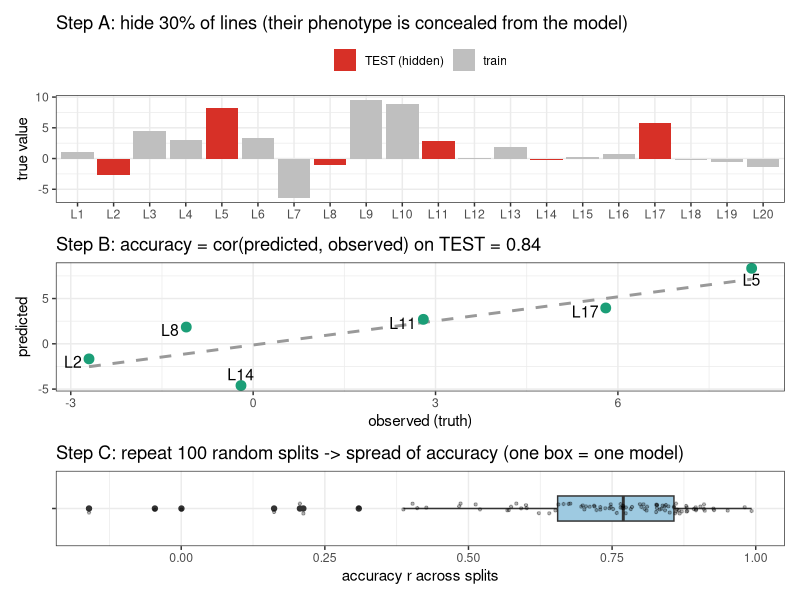

The R script that drew this image:
#!/usr/bin/env Rscript
# Toy for Lesson 13: hide a test set, predict it, correlate -> accuracy; repeat -> distribution.
suppressMessages({library(ggplot2); library(patchwork)})
set.seed(4)
n <- 20
g <- round(rnorm(n, 0, 5), 1)               # true genetic values of 20 lines
names(g) <- paste0("L",1:n)
pred <- g*0.8 + rnorm(n, 0, 3)              # a model's predictions (correlated w/ truth, not perfect)

# one split: hide 6 (30%) as test
tst <- c(2,5,8,11,14,17); trn <- setdiff(1:n,tst)
r1 <- cor(pred[tst], g[tst])
cat("One 70/30 split -> test accuracy r =", round(r1,2),"\n")

# Panel A: who is train vs test
dfA <- data.frame(line=factor(names(g),levels=names(g)), g=g,
                  set=ifelse(1:n %in% tst,"TEST (hidden)","train"))
pA <- ggplot(dfA,aes(line,g,fill=set))+geom_col()+
  scale_fill_manual(values=c("train"="grey75","TEST (hidden)"="#d73027"),name=NULL)+
  labs(title="Step A: hide 30% of lines (their phenotype is concealed from the model)",
       x=NULL,y="true value")+theme_bw(base_size=11)+theme(legend.position="top")

# Panel B: predicted vs observed on the hidden test lines
dfB <- data.frame(observed=g[tst], predicted=pred[tst], line=names(g)[tst])
pB <- ggplot(dfB,aes(observed,predicted,label=line))+
  geom_smooth(method="lm",se=FALSE,color="grey60",linetype="dashed")+
  geom_point(size=3,color="#1b9e77")+ggrepel::geom_text_repel(size=4)+
  labs(title=sprintf("Step B: accuracy = cor(predicted, observed) on TEST = %.2f",r1),
       x="observed (truth)",y="predicted")+theme_bw(base_size=11)

# Panel C: repeat the split many times -> a DISTRIBUTION of accuracies (why the paper uses boxplots)
accs <- replicate(100,{t<-sample(1:n,6); cor(pred[t],g[t])})
pC <- ggplot(data.frame(r=accs),aes("",r))+geom_boxplot(fill="#9ecae1",width=.4)+
  geom_jitter(width=.08,alpha=.3,size=.8)+coord_flip()+
  labs(title="Step C: repeat 100 random splits -> spread of accuracy (one box = one model)",
       x=NULL,y="accuracy r across splits")+theme_bw(base_size=11)
ggsave("../figures/18_toy_cv.png",(pA/pB/pC)+plot_layout(heights=c(1,1.2,.7)),width=8,height=8.5,dpi=120)
cat("mean accuracy over 100 splits =", round(mean(accs),2)," (range",
    round(min(accs),2),"to",round(max(accs),2),")\n")
cat("Wrote figures/18_toy_cv.png\n")
